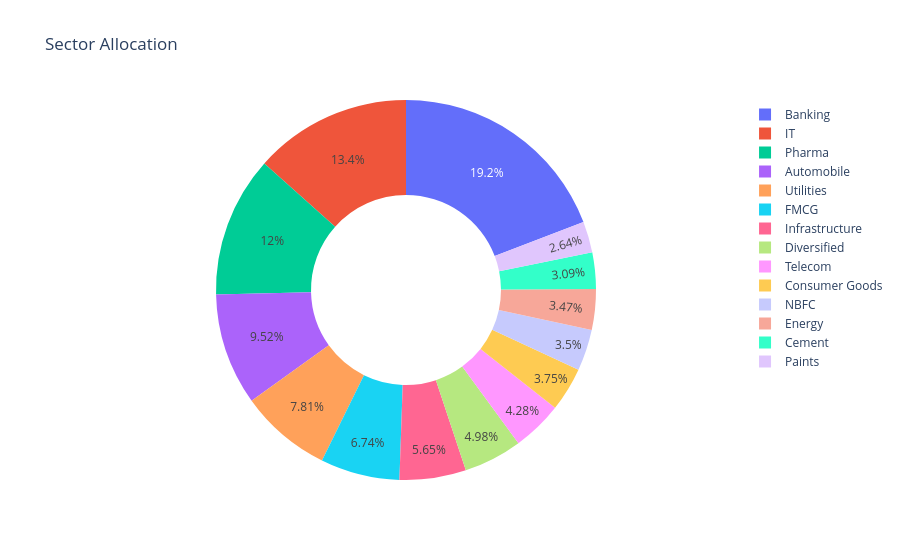

The cell this chart's notebook holds for it:
### Code cell
sector = portfolio.groupby("sector")["weight_pct"].sum()

fig = go.Figure(
    go.Pie(
        labels=sector.index,
        values=sector.values,
        hole=0.5
    )
)

fig.update_layout(
    title="Sector Allocation"
)

fig.show()

### Figure 1 — Plotly figure (JSON) as saved in the notebook; plotly's stock layout.template omitted (floating-point values rounded to 4 significant figures)
{"data": [{"hole": 0.5, "labels": ["Automobile", "Banking", "Cement", "Consumer Goods", "Diversified", "Energy", "FMCG", "IT", "Infrastructure", "NBFC", "Paints", "Pharma", "Telecom", "Utilities"], "type": "pie", "values": [323.6, 652.3, 105.0, 127.6, 169.2, 117.9, 229.1, 455.5, 192.2, 119.1, 89.86, 407.4, 145.6, 265.5]}], "layout": {"title": {"text": "Sector Allocation"}}}
